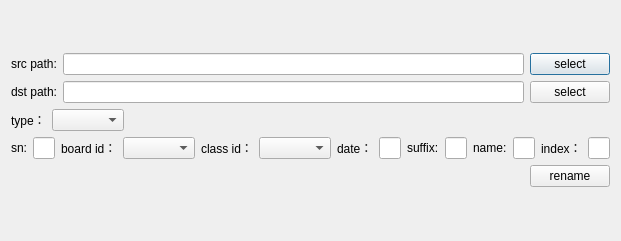
<?xml version="1.0" encoding="UTF-8"?>
<ui version="4.0">
 <class>RenameDlg</class>
 <widget class="QDialog" name="RenameDlg">
  <property name="geometry">
   <rect>
    <x>0</x>
    <y>0</y>
    <width>603</width>
    <height>241</height>
   </rect>
  </property>
  <property name="windowTitle">
   <string>Dialog</string>
  </property>
  <layout class="QVBoxLayout" name="verticalLayout_2">
   <item>
    <layout class="QVBoxLayout" name="verticalLayout">
     <item>
      <layout class="QHBoxLayout" name="horizontalLayout">
       <item>
        <widget class="QLabel" name="labelSrcPath">
         <property name="text">
          <string>src path:</string>
         </property>
        </widget>
       </item>
       <item>
        <widget class="QLineEdit" name="lineEditSrcPath"/>
       </item>
       <item>
        <widget class="QPushButton" name="btnSelectSrcPath">
         <property name="text">
          <string>select</string>
         </property>
        </widget>
       </item>
      </layout>
     </item>
     <item>
      <layout class="QHBoxLayout" name="horizontalLayout_2">
       <item>
        <widget class="QLabel" name="labelDstPath">
         <property name="text">
          <string>dst path:</string>
         </property>
        </widget>
       </item>
       <item>
        <widget class="QLineEdit" name="lineEditDstPath"/>
       </item>
       <item>
        <widget class="QPushButton" name="btnSelectDstPath">
         <property name="text">
          <string>select</string>
         </property>
        </widget>
       </item>
      </layout>
     </item>
     <item>
      <layout class="QHBoxLayout" name="horizontalLayout_3">
       <item>
        <widget class="QLabel" name="labelType">
         <property name="text">
          <string>type：</string>
         </property>
        </widget>
       </item>
       <item>
        <widget class="QComboBox" name="comboBoxType"/>
       </item>
       <item>
        <spacer name="horizontalSpacer">
         <property name="orientation">
          <enum>Qt::Horizontal</enum>
         </property>
         <property name="sizeHint" stdset="0">
          <size>
           <width>40</width>
           <height>20</height>
          </size>
         </property>
        </spacer>
       </item>
      </layout>
     </item>
     <item>
      <layout class="QHBoxLayout" name="horizontalLayout_4">
       <item>
        <widget class="QLabel" name="labelSN">
         <property name="text">
          <string>sn:</string>
         </property>
        </widget>
       </item>
       <item>
        <widget class="QLineEdit" name="lineEditSN"/>
       </item>
       <item>
        <widget class="QLabel" name="labelBoardId">
         <property name="text">
          <string>board id：</string>
         </property>
        </widget>
       </item>
       <item>
        <widget class="QComboBox" name="comboBoxBoardId"/>
       </item>
       <item>
        <widget class="QLabel" name="labelClassId">
         <property name="text">
          <string>class id：</string>
         </property>
        </widget>
       </item>
       <item>
        <widget class="QComboBox" name="comboBoxClassId"/>
       </item>
       <item>
        <widget class="QLabel" name="labelDate">
         <property name="text">
          <string>date：</string>
         </property>
        </widget>
       </item>
       <item>
        <widget class="QLineEdit" name="lineEditDate"/>
       </item>
       <item>
        <widget class="QLabel" name="label">
         <property name="text">
          <string>suffix:</string>
         </property>
        </widget>
       </item>
       <item>
        <widget class="QLineEdit" name="lineEditSuffix"/>
       </item>
       <item>
        <widget class="QLabel" name="labelName">
         <property name="text">
          <string>name:</string>
         </property>
        </widget>
       </item>
       <item>
        <widget class="QLineEdit" name="lineEditName"/>
       </item>
       <item>
        <widget class="QLabel" name="labelIndex">
         <property name="text">
          <string>index：</string>
         </property>
        </widget>
       </item>
       <item>
        <widget class="QLineEdit" name="lineEditIndex"/>
       </item>
      </layout>
     </item>
     <item>
      <layout class="QHBoxLayout" name="horizontalLayout_5">
       <item>
        <spacer name="horizontalSpacer_2">
         <property name="orientation">
          <enum>Qt::Horizontal</enum>
         </property>
         <property name="sizeHint" stdset="0">
          <size>
           <width>318</width>
           <height>20</height>
          </size>
         </property>
        </spacer>
       </item>
       <item>
        <widget class="QPushButton" name="btnRename">
         <property name="text">
          <string>rename</string>
         </property>
        </widget>
       </item>
      </layout>
     </item>
    </layout>
   </item>
  </layout>
 </widget>
 <resources/>
 <connections/>
</ui>
